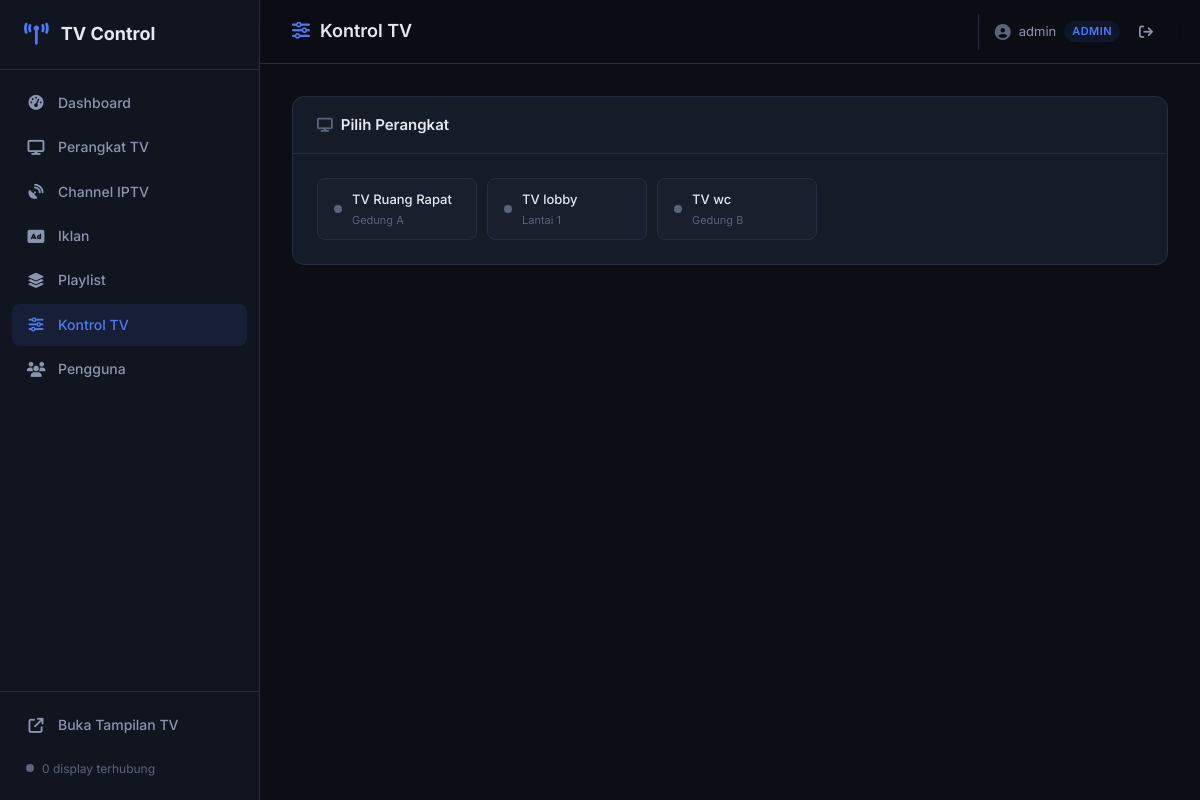
The app's page /admin/control (signed in) with its own data.
### models.py (models this page shows)
class Device(db.Model):
    id = db.Column(db.Integer, primary_key=True)
    name = db.Column(db.String(200), nullable=False)
    location = db.Column(db.String(200), default='')
    token = db.Column(db.String(64), unique=True, nullable=False,
                      default=lambda: secrets.token_hex(16))
    is_active = db.Column(db.Boolean, default=True)
    created_at = db.Column(db.DateTime, default=datetime.utcnow)
    channels = db.relationship(
        'DeviceChannel', backref='device', lazy=True, cascade='all, delete-orphan'
    )
    playlists = db.relationship(
        'DevicePlaylist', backref='device', lazy=True, cascade='all, delete-orphan'
    )

### app.py (the view)
@app.route('/admin/control')
@admin_required
def admin_control():
    devices = Device.query.filter_by(is_active=True).order_by(Device.name).all()
    return render_template('control.html', page='control', devices=devices)

### app.py (called while the page is built, shortened)
def admin_required(f):
    @wraps(f)
    def decorated(*args, **kwargs):
        if AdminUser.query.count() == 0:
            if request.path.startswith('/api/'):
                return jsonify({'error': 'Setup belum selesai'}), 403
            return redirect(url_for('setup'))
        if not session.get('admin_logged_in'):
            if request.path.startswith('/api/'):
                return jsonify({'error': 'Unauthorized'}), 401
            return redirect(url_for('login', next=request.path))
        role = session.get('admin_role')
        if role != 'admin':
            if request.path.startswith('/api/'):
                return jsonify({'error': 'Forbidden'}), 403
            return redirect(url_for('admin_dashboard'))
        return f(*args, **kwargs)
    return decorated

### templates/control.html (shortened to what this page needs)
{% extends "base.html" %}
{% block header %}
<i class="fa-solid fa-sliders"></i> Kontrol TV
{% endblock %}
{% block content %}
{% if devices %}
<div class="card" style="margin-bottom:24px">
    <div class="card-header">
        <h3><i class="fa-solid fa-display"></i> Pilih Perangkat</h3>
    </div>
    <div class="card-body">
        <div class="ctrl-device-selector">
            {% for dev in devices %}
            <div class="ctrl-device-item" id="ctrl-dev-{{ dev.id }}"
                 onclick="selectDevice({{ dev.id }}, '{{ dev.name }}', '{{ dev.location }}')">
                <span class="status-dot" id="ctrl-dot-{{ dev.id }}"></span>
                <div class="ctrl-device-info">
                    <div class="ctrl-device-name">{{ dev.name }}</div>
                    {% if dev.location %}
                    <div class="ctrl-device-loc">{{ dev.location }}</div>
                    {% endif %}
                </div>
            </div>
            {% endfor %}
        </div>
    </div>
</div>
{% endif %}
{% endblock %}

### static/css/admin.css (style rules this page uses)
:root { --bg-primary: #0b0e14; --bg-secondary: #111520; --bg-card: #161b28; --bg-card-hover: #1c2235; --bg-input: #1a1f2e; --border: #252d3f; --border-light: #2e3750; --accent: #4c7bf5; --accent-hover: #6390ff; --accent-subtle: rgba(76, 123, 245, 0.1); --success: #2dd4a0; --success-subtle: rgba(45, 212, 160, 0.1); --warning: #f5a623; --warning-subtle: rgba(245, 166, 35, 0.1); --danger: #f56565; --danger-subtle: rgba(245, 101, 101, 0.1); --text-primary: #e6e9f0; --text-secondary: #8b95ad; --text-muted: #5a647a; --sidebar-width: 260px; --topbar-height: 64px; --radius: 8px; --radius-lg: 12px; --shadow: 0 1px 3px rgba(0, 0, 0, 0.3); --shadow-lg: 0 4px 12px rgba(0, 0, 0, 0.4); --transition: 0.2s ease; }
*, *::before, *::after { box-sizing: border-box; margin: 0; padding: 0; }
body { font-family: 'Inter', -apple-system, BlinkMacSystemFont, 'Segoe UI', Roboto, sans-serif; font-size: 14px; line-height: 1.6; color: var(--text-primary); background: var(--bg-primary); -webkit-font-smoothing: antialiased; overflow-y: auto; }
.page-title i { color: var(--accent); font-size: 18px; }
.card { background: var(--bg-card); border: 1px solid var(--border); border-radius: var(--radius-lg); overflow: hidden; }
.card-header { padding: 16px 24px; border-bottom: 1px solid var(--border); display: flex; align-items: center; justify-content: space-between; }
.card-header h3 { font-size: 15px; font-weight: 600; display: flex; align-items: center; gap: 8px; }
.card-header h3 i { color: var(--text-muted); font-size: 14px; }
.card-body { padding: 24px; }
.status-dot { width: 8px; height: 8px; border-radius: 50%; background: var(--text-muted); display: inline-block; flex-shrink: 0; }
.ctrl-device-selector { display: flex; flex-wrap: wrap; gap: 10px; }
.ctrl-device-item { display: flex; align-items: center; gap: 10px; padding: 10px 16px; background: var(--bg-input); border: 1px solid var(--border); border-radius: var(--radius); cursor: pointer; transition: all var(--transition); min-width: 160px; }
.ctrl-device-info { display: flex; flex-direction: column; gap: 2px; }
.ctrl-device-name { font-size: 13px; font-weight: 500; color: var(--text-primary); }
.ctrl-device-loc { font-size: 11px; color: var(--text-muted); }

### records on screen
Device: name "TV Ruang Rapat", location "Gedung A"
Device: name "TV lobby", location "Lantai 1"
Device: name "TV wc", location "Gedung B"

### other values on screen
{{ session.admin_username }} "admin"
{{ 'Admin' if session.admin_role == 'admin' else 'User' }} "ADMIN"
